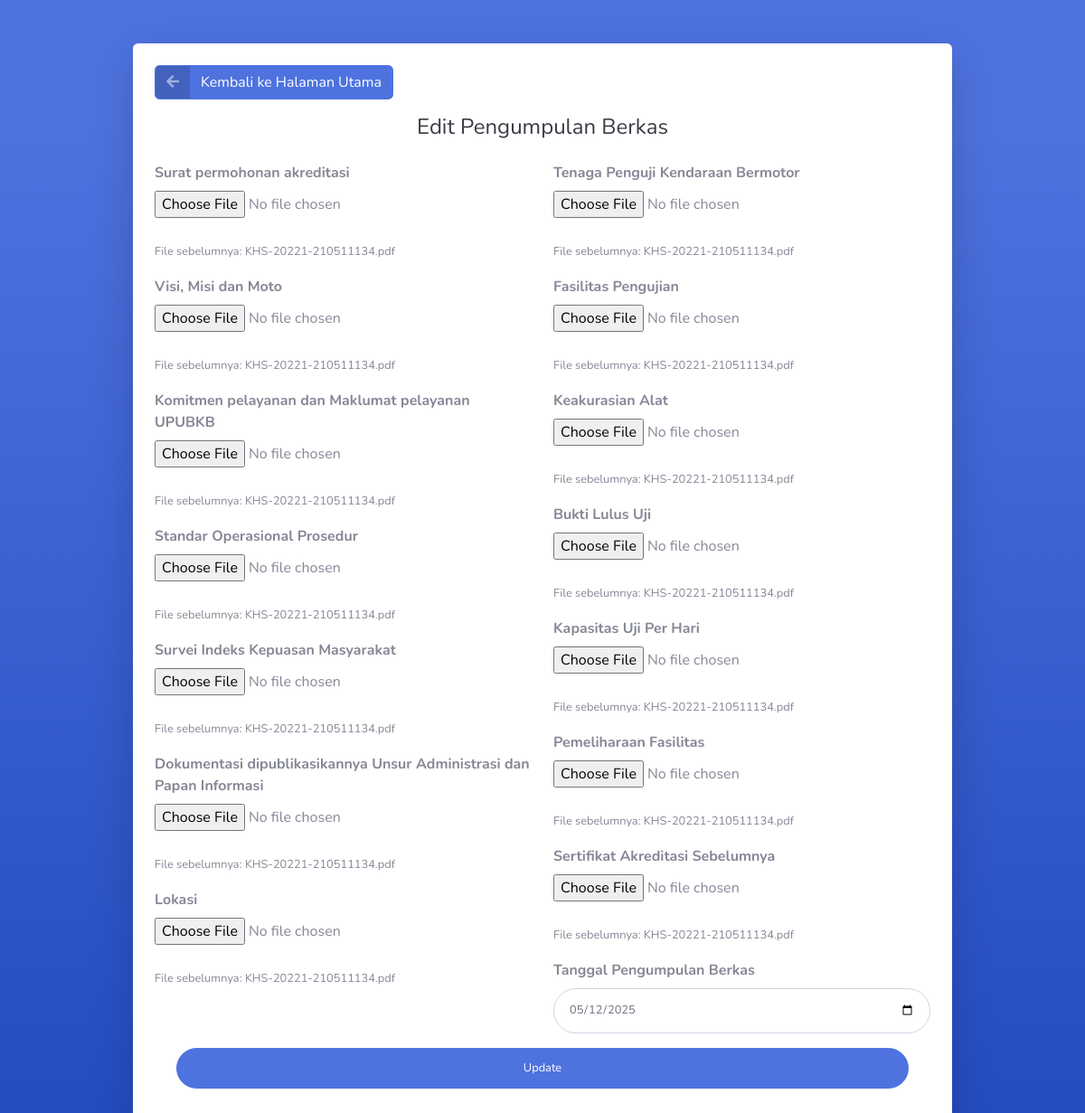
Screenshot of /website/edit.php?id=18 (signed in) with the database file from the repository.
### tables this page shows
CREATE TABLE `pengumpulan` (
  `id` int NOT NULL,
  `nama_pic` varchar(255) NOT NULL,
  `akreditasi` varchar(255) NOT NULL,
  `visi_misi` varchar(255) NOT NULL,
  `maklumat` varchar(255) NOT NULL,
  `sop` varchar(255) NOT NULL,
  `indeks_kepuasan` varchar(255) NOT NULL,
  `dokumentasi` varchar(255) NOT NULL,
  `lokasi` varchar(255) NOT NULL,
  `tenaga_penguji` varchar(255) NOT NULL,
  `fasilitas_pengujian` varchar(255) NOT NULL,
  `akurasi_alat` varchar(255) NOT NULL,
  `bukti_lulus` varchar(255) NOT NULL,
  `kapasitas_uji` varchar(255) NOT NULL,
  `pemeliharaan_fasilitas` varchar(255) NOT NULL,
  `akreditasi_lama` varchar(255) NOT NULL,
  `date` date NOT NULL,
  `nilai` varchar(50) DEFAULT NULL
);

### website/edit.php (the view, shortened to what this page needs)
<?php
include 'config.php';
$id = $_GET['id'];
$query = "SELECT * FROM pengumpulan WHERE id = '$id'";
$result = mysqli_query($mysqli, $query);
$data_lama = mysqli_fetch_assoc($result);
?>
<!DOCTYPE html>
<html lang="en">
<head>
    <link href="vendor/fontawesome-free/css/all.min.css" rel="stylesheet" type="text/css">
    <link rel="stylesheet" href="https://stackpath.bootstrapcdn.com/bootstrap/4.3.1/css/bootstrap.min.css"
>
    <link href="css/sb-admin-2.min.css" rel="stylesheet">
</head>
<body class="bg-gradient-primary">
    <div class="container">
        <div class="row justify-content-center">
            <div class="col-xl-10 col-lg-12 col-md-9">
                <div class="card o-hidden border-0 shadow-lg my-5">
                    <div class="card-body p-4">
                        <a href="index.php" class="btn btn-primary btn-icon-split mb-3">
                            <span class="icon text-white-50">
                                <i class="fas fa-arrow-left"></i>
                            </span>
                            <span class="text">Kembali ke Halaman Utama</span>
                        </a>
                        <div class="text-center mb-4">
                            <h1 class="h4 text-gray-900">Edit Pengumpulan Berkas</h1>
                        </div>
                        <form class="user" action="edit.php" method="post" name="update_user"
                            enctype="multipart/form-data">
                            <div class="row">
                                <div class="col-lg-6">
                                    <?php
                                    $fields_left = [
                                        "Surat permohonan akreditasi" => "akreditasi",
                                        "Visi, Misi dan Moto" => "visi_misi",
                                        "Komitmen pelayanan dan Maklumat pelayanan UPUBKB" => "maklumat",
                                        "Standar Operasional Prosedur" => "sop",
                                        "Survei Indeks Kepuasan Masyarakat" => "indeks_kepuasan",
                                        "Dokumentasi dipublikasikannya Unsur Administrasi dan Papan Informasi" => "dokumentasi",
                                        "Lokasi" => "lokasi"
                                    ];
                                    foreach ($fields_left as $label => $name) {
                                        echo "
                                        <div class='form-group'>
                                            <label class='font-weight-bold'>$label</label>
                                            <input type='file' name='$name' class='form-control-file' accept='application/pdf'>";
                                        if (!empty($data_lama[$name])) {
                                            $filePath = $data_lama[$name];
                                            $fileName = preg_replace('/^\d+_/', '', basename($filePath));
                                            echo "<br><small>File sebelumnya: $fileName</small>";
                                        }
                                        echo "</div>";
                                    }
                                    ?>
                                </div>
                                <div class="col-lg-6">
                                    <?php
                                    $fields_right = [
                                        "Tenaga Penguji Kendaraan Bermotor" => "tenaga_penguji",
                                        "Fasilitas Pengujian" => "fasilitas_pengujian",
                                        "Keakurasian Alat" => "akurasi_alat",
                                        "Bukti Lulus Uji" => "bukti_lulus",
                                        "Kapasitas Uji Per Hari" => "kapasitas_uji",
                                        "Pemeliharaan Fasilitas" => "pemeliharaan_fasilitas",
                                        "Sertifikat Akreditasi Sebelumnya" => "akreditasi_lama"
                                    ];
                                    foreach ($fields_right as $label => $name) {
                                        echo "
                                        <div class='form-group'>
                                            <label class='font-weight-bold'>$label</label>
                                            <input type='file' name='$name' class='form-control-file' accept='application/pdf'>";
                                        if (!empty($data_lama[$name])) {
                                            $filePath = $data_lama[$name];
                                            $fileName = preg_replace('/^\d+_/', '', basename($filePath));
                                            echo "<br><small>File sebelumnya: $fileName</small>";
                                        }
                                        echo "</div>";
                                    }
                                    ?>
                                    <div class="form-group">
                                        <label class="font-weight-bold">Tanggal Pengumpulan Berkas</label>
                                        <input type="date" name="date"
                                            value="<?= htmlspecialchars($data_lama['date']) ?>"
                                            class="form-control form-control-user">
                                    </div>
                                </div>
                            </div>
                            <div class="text-center px-4 mb-4">
                                <button type="button" class="btn btn-primary btn-user btn-block" data-toggle="modal"
                                    data-target="#confirmModal">
                                    Update
                                </button>
                            </div>
                        </form>
                    </div>
                </div>
            </div>
        </div>
    </div>
</body>
</html>

### rows the page displays
pengumpulan: akreditasi "KHS-20221-210511134.pdf", visi_misi "KHS-20221-210511134.pdf", maklumat "KHS-20221-210511134.pdf", sop "KHS-20221-210511134.pdf", indeks_kepuasan "KHS-20221-210511134.pdf", dokumentasi "KHS-20221-210511134.pdf", lokasi "KHS-20221-210511134.pdf", tenaga_penguji "KHS-20221-210511134.pdf", fasilitas_pengujian "KHS-20221-210511134.pdf", akurasi_alat "KHS-20221-210511134.pdf", bukti_lulus "KHS-20221-210511134.pdf", kapasitas_uji "KHS-20221-210511134.pdf", pemeliharaan_fasilitas "KHS-20221-210511134.pdf", akreditasi_lama "KHS-20221-210511134.pdf", date "05/12/2025"

### other values shown
$label "Surat permohonan akreditasi"
$label "Visi, Misi dan Moto"
$label "Komitmen pelayanan dan Maklumat pelayanan UPUBKB"
$label "Standar Operasional Prosedur"
$label "Survei Indeks Kepuasan Masyarakat"
$label "Dokumentasi dipublikasikannya Unsur Administrasi dan Papan Informasi"
$label "Lokasi"
$label "Tenaga Penguji Kendaraan Bermotor"
$label "Fasilitas Pengujian"
$label "Keakurasian Alat"
$label "Bukti Lulus Uji"
$label "Kapasitas Uji Per Hari"
$label "Pemeliharaan Fasilitas"
$label "Sertifikat Akreditasi Sebelumnya"
